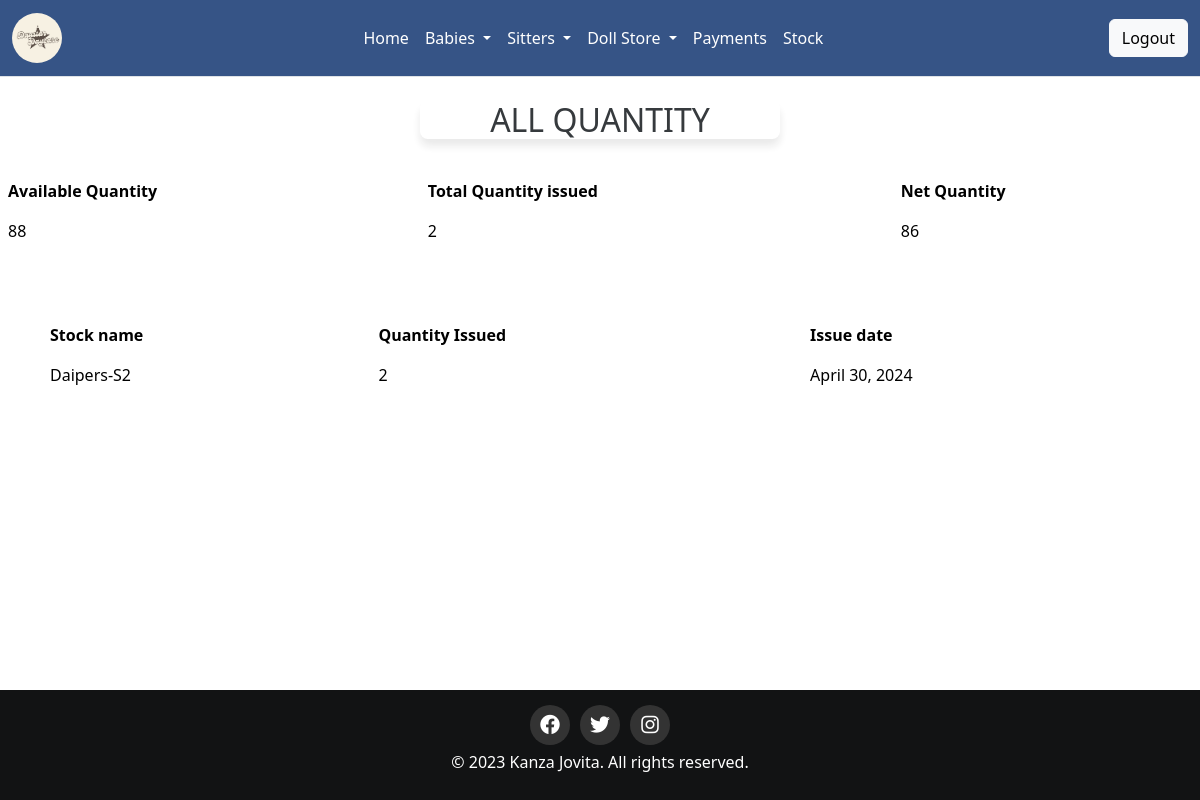
The page /all_issue_items/ (signed in) on the database as committed earlier.
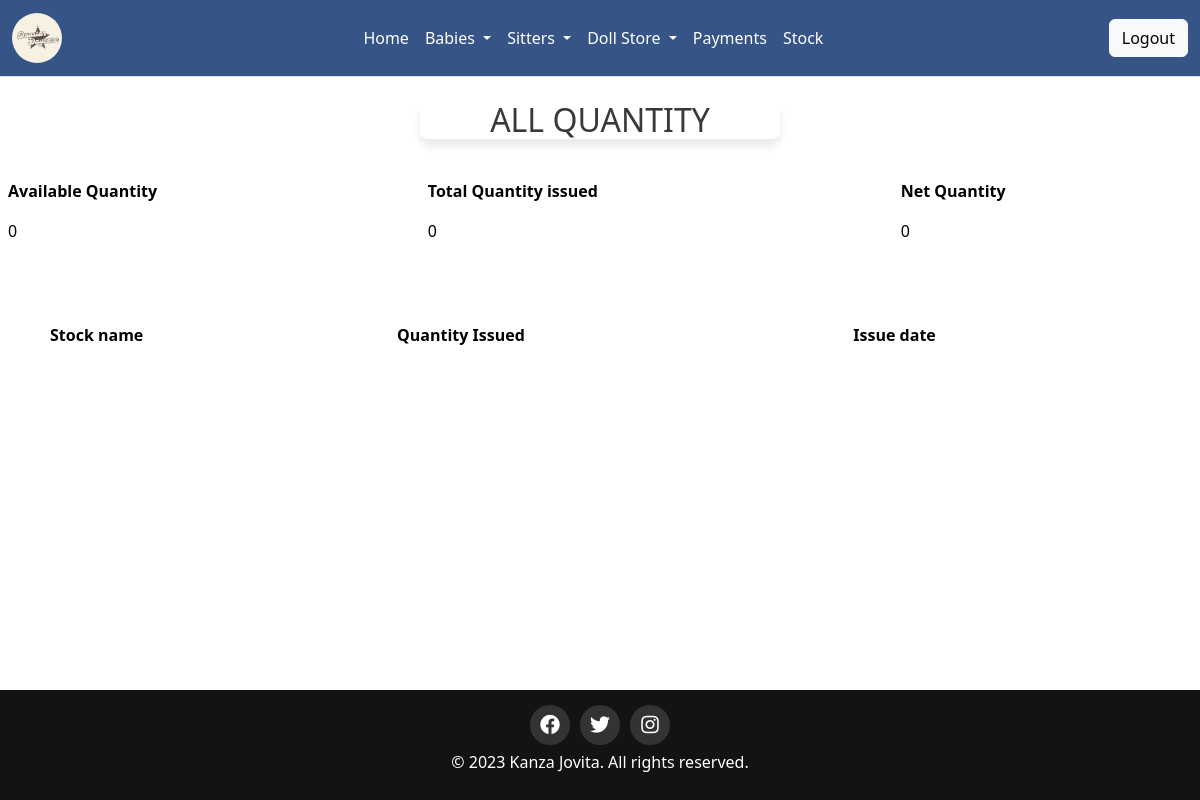
The same page on the database as committed later.
### home/models.py (models this page shows)
class Used(models.Model):
    item = models.ForeignKey(Procurement,on_delete=models.CASCADE)
    quantity_issued=models.IntegerField(default=0)
    usage_date=models.DateField()

class Procurement(models.Model):
    category = models.ForeignKey(Category,on_delete=models.CASCADE,null=True, blank=True)
    item_name = models.CharField(max_length=200,)
    Quantity=models.IntegerField(default=0)
    date=models.DateField(auto_now_add=True, null=True)
    Unit_price=models.IntegerField( null=True)
    received_quantity=models.IntegerField(default=0,null=True,blank=True)
    def __str__(self):
        return self.item_name

### home/views.py (the view)
# urls.py: path('all_issue_items/', views.all_issue_items, name='all_issue_items'),
@login_required
def all_issue_items(request):
    issues = Used.objects.all()
    total_issued_quantity = issues.aggregate(total_issued_quantity=Sum('quantity_issued'))['total_issued_quantity'] or 0
    total_received_quantity = Procurement.objects.aggregate(total_received_quantity=Sum('Quantity'))['total_received_quantity'] or 0
    net_quantity = total_received_quantity - total_issued_quantity
    return render(request, 'all_issue_items.html', {'issues': issues, 'total_issued_quantity': total_issued_quantity, 'total_received_quantity': total_received_quantity, 'net_quantity': net_quantity})

### home/templates/all_issue_items.html (shortened to what this page needs)
{% extends 'base.html'%} {% block content%}
<br>
<div class="card-header">
<h2>ALL QUANTITY</h2>
</div>
<br>
  <table class="table">
    <thead class="thead-dark">
      <tr>
        <th scope="col">Available Quantity</th>
        <th scope="col">Total Quantity issued</th>
        <th scope="col">Net Quantity</th>
      </tr>
    </thead>
    <tbody>
      <tr>
        <td>{{total_received_quantity}}</td>
        <td>{{total_issued_quantity}}</td>
        <td>{{net_quantity}}</td>
      </tr>
    </tbody>
  </table>
<br><br>
<div class="container">
  <table class="table">
    <thead class="thead-dark">
      <tr>
        <th scope="col">Stock name</th>
        <th scope="col">Quantity Issued</th>
        <th scope="col">Issue date</th>
      </tr>
    </thead>
    {% for issue  in issues %}
    <tbody>
      <tr>
        <td>{{issue.item | title}}</td>
        <td>{{issue.quantity_issued}}</td>
        <td>{{issue.usage_date}}</td>
      </tr>
    </tbody>
    {% endfor %}
  </table>
</div>
{% endblock%}

Rows that differ between the two databases and show on the page:
removed Used: item "Daipers-S2", quantity_issued "2", usage_date "April 30, 2024"
Other text that changed with them:
{{ total_received_quantity }}: "88" → "0"
{{ total_issued_quantity }}: "2" → "0"
{{ net_quantity }}: "86" → "0"
